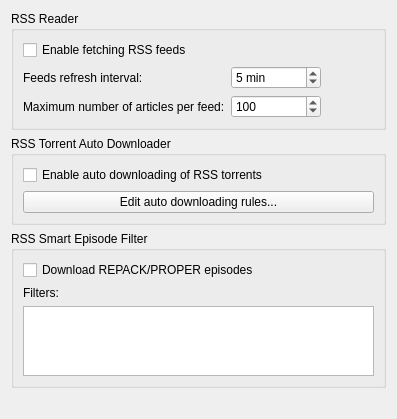
          <widget class="QWidget" name="scrollAreaWidgetContents_5">
           <property name="geometry">
            <rect>
             <x>0</x>
             <y>0</y>
             <width>397</width>
             <height>419</height>
            </rect>
           </property>
           <layout class="QVBoxLayout" name="verticalLayout_27">
            <item>
             <widget class="QGroupBox" name="groupRSSReader">
              <property name="title">
               <string>RSS Reader</string>
              </property>
              <layout class="QVBoxLayout" name="verticalLayout_26">
               <item>
                <widget class="QCheckBox" name="checkRSSEnable">
                 <property name="text">
                  <string>Enable fetching RSS feeds</string>
                 </property>
                </widget>
               </item>
               <item>
                <layout class="QGridLayout" name="gridLayout_5">
                 <item row="0" column="0">
                  <widget class="QLabel" name="label_111">
                   <property name="text">
                    <string>Feeds refresh interval:</string>
                   </property>
                  </widget>
                 </item>
                 <item row="1" column="1">
                  <widget class="QSpinBox" name="spinRSSMaxArticlesPerFeed">
                   <property name="maximum">
                    <number>2147483646</number>
                   </property>
                   <property name="value">
                    <number>100</number>
                   </property>
                  </widget>
                 </item>
                 <item row="1" column="0">
                  <widget class="QLabel" name="label_12">
                   <property name="text">
                    <string>Maximum number of articles per feed:</string>
                   </property>
                  </widget>
                 </item>
                 <item row="0" column="1">
                  <widget class="QSpinBox" name="spinRSSRefreshInterval">
                   <property name="suffix">
                    <string> min</string>
                   </property>
                   <property name="minimum">
                    <number>1</number>
                   </property>
                   <property name="maximum">
                    <number>999999</number>
                   </property>
                   <property name="value">
                    <number>5</number>
                   </property>
                  </widget>
                 </item>
                 <item row="0" column="2">
                  <spacer name="horizontalSpacer_6">
                   <property name="orientation">
                    <enum>Qt::Horizontal</enum>
                   </property>
                   <property name="sizeHint" stdset="0">
                    <size>
                     <width>40</width>
                     <height>20</height>
                    </size>
                   </property>
                  </spacer>
                 </item>
                </layout>
               </item>
              </layout>
             </widget>
            </item>
            <item>
             <widget class="QGroupBox" name="groupRSSAutoDownloader">
              <property name="title">
               <string>RSS Torrent Auto Downloader</string>
              </property>
              <layout class="QVBoxLayout" name="verticalLayout_21">
               <item>
                <widget class="QCheckBox" name="checkRSSAutoDownloaderEnable">
                 <property name="text">
                  <string>Enable auto downloading of RSS torrents</string>
                 </property>
                </widget>
               </item>
               <item>
                <widget class="QPushButton" name="btnEditRules">
                 <property name="text">
                  <string>Edit auto downloading rules...</string>
                 </property>
                </widget>
               </item>
              </layout>
             </widget>
            </item>
            <item>
             <widget class="QGroupBox" name="groupRSSSmartEpisodeFilter">
              <property name="title">
               <string>RSS Smart Episode Filter</string>
              </property>
              <layout class="QVBoxLayout" name="verticalLayout_31">
               <item>
                <widget class="QCheckBox" name="checkSmartFilterDownloadRepacks">
                 <property name="text">
                  <string>Download REPACK/PROPER episodes</string>
                 </property>
                </widget>
               </item>
               <item>
                <widget class="QLabel" name="label_5">
                 <property name="text">
                  <string>Filters:</string>
                 </property>
                </widget>
               </item>
               <item>
                <widget class="QPlainTextEdit" name="textSmartEpisodeFilters"/>
               </item>
              </layout>
             </widget>
            </item>
            <item>
             <spacer name="verticalSpacer_5">
              <property name="orientation">
               <enum>Qt::Vertical</enum>
              </property>
              <property name="sizeHint" stdset="0">
               <size>
                <width>20</width>
                <height>200</height>
               </size>
              </property>
             </spacer>
            </item>
           </layout>
          </widget>
